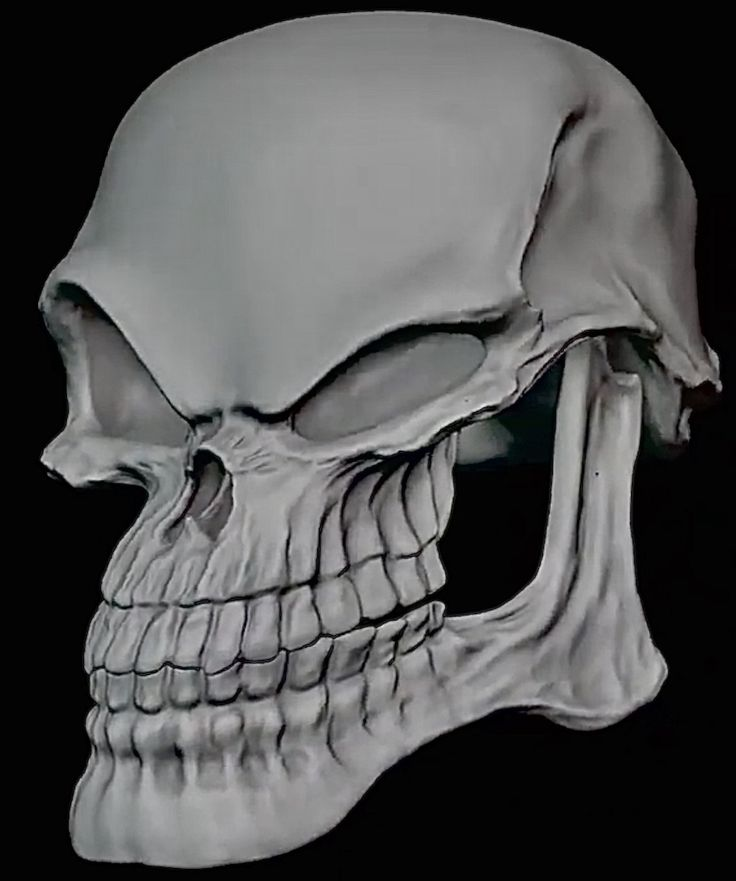
#> input picture gredit.jpeg, 736 x 881 px
$ python -i image_procesing.py   (imports and definitions only)
#> lines starting #> are read from the running program, lines starting #| are printed output that depends on the picture
#> further down, picture is the input picture: PIL image 736x881 RGB; mean R, G, B 82.2, 82.5, 82.6
import itertools
import logging

import numpy as np
from line_profiler import profile
from PIL import Image as PImage
from PIL import ImageMath

logger = logging.getLogger("Core.ImageOps")


def get_histogram(image: PImage.Image):
    return [a for a in itertools.batched(image.histogram(), n=256)]


def get_rgb_histogram(image: PImage.Image):
    return image.convert("L").histogram()


# [20 lines left out: functions split_rgb, merge, not called in this run]


def split_smh(image: PImage.Image):
    arr = np.asarray(image.convert("RGB"), dtype=np.float32) / 255.0
    image_YCbCr = image.convert("YCbCr")
#> image_YCbCr: PIL image 736x881 YCbCr; mean of channels 0, 1, 2 82.1, 127.9, 127.6
    luminance = np.asarray(image_YCbCr.split()[0], dtype=np.float32) / 255.0

    a = 0.25
    b = 0.333

    # Compute masks
    mask_shadows = np.clip((luminance - b) / -a + 0.5, 0, 1)
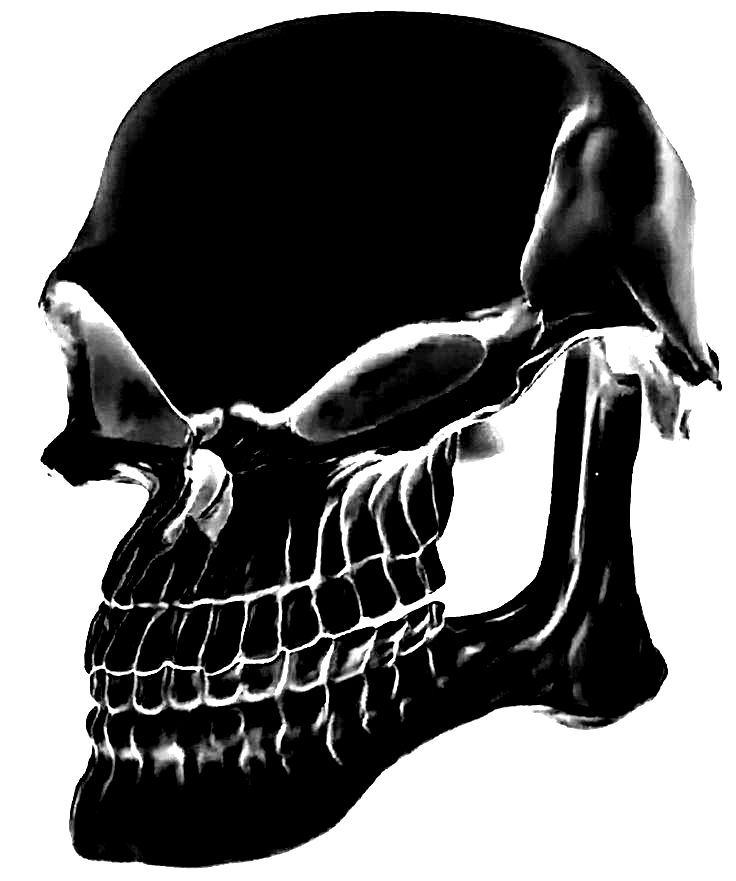
#> mask_shadows: shape (881, 736) float32; min 0, max 1, mean 0.44
    mask_midtones = np.clip((luminance - b) / a + 0.5, 0, 1) * np.clip(
        (luminance + b - 1) / -a + 0.5, 0, 1
    )
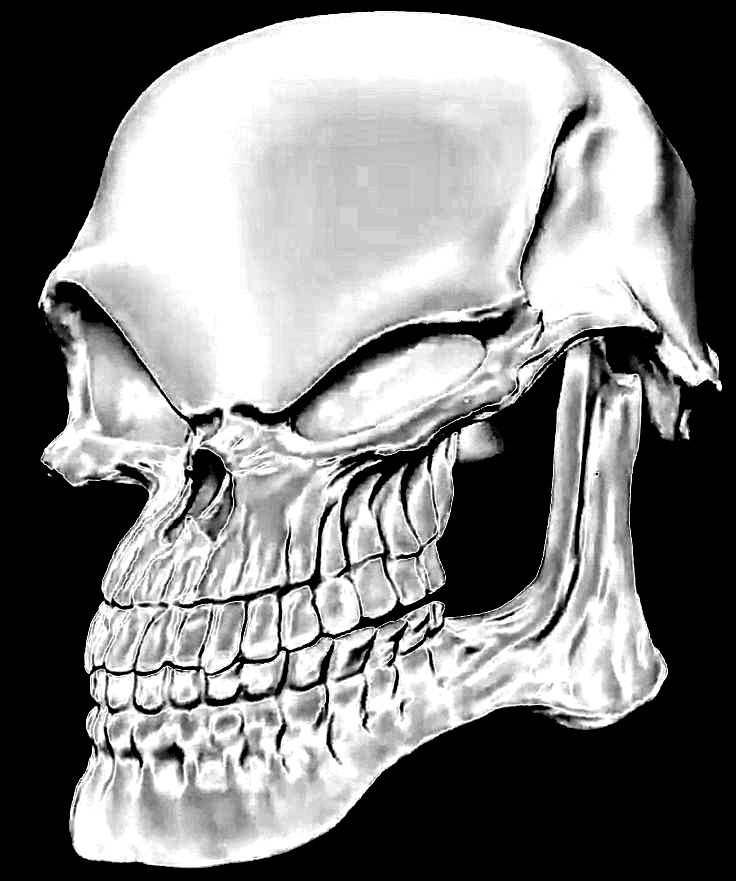
#> mask_midtones: shape (881, 736) float32; min 0, max 1, mean 0.5
    mask_highlights = np.clip((luminance + b - 1) / a + 0.5, 0, 1)
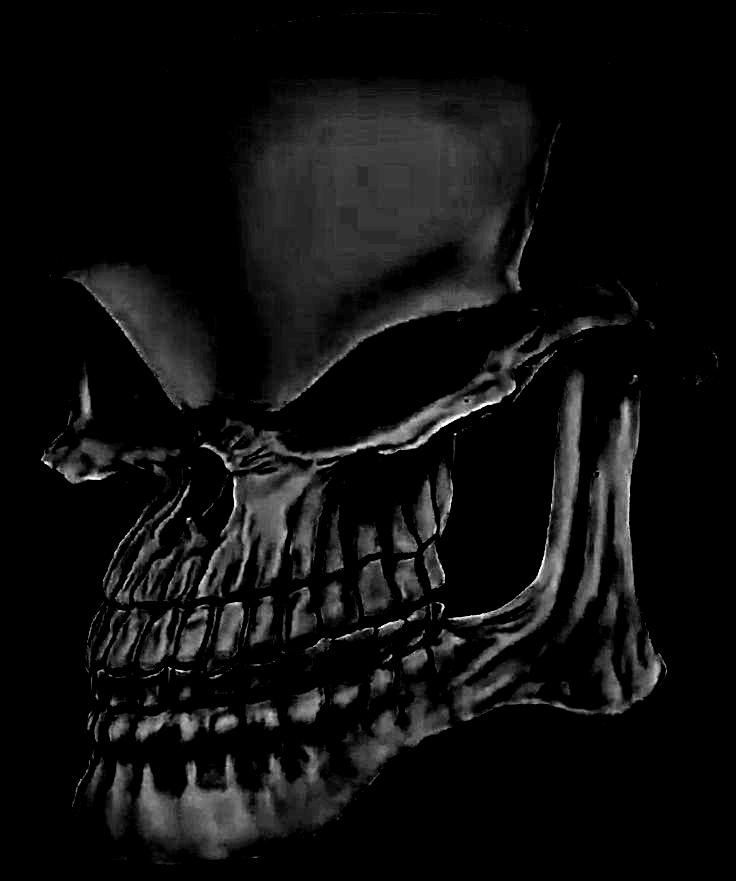
#> mask_highlights: shape (881, 736) float32; min 0, max 1, mean 0.0595

    shadows = arr * mask_shadows[..., np.newaxis]
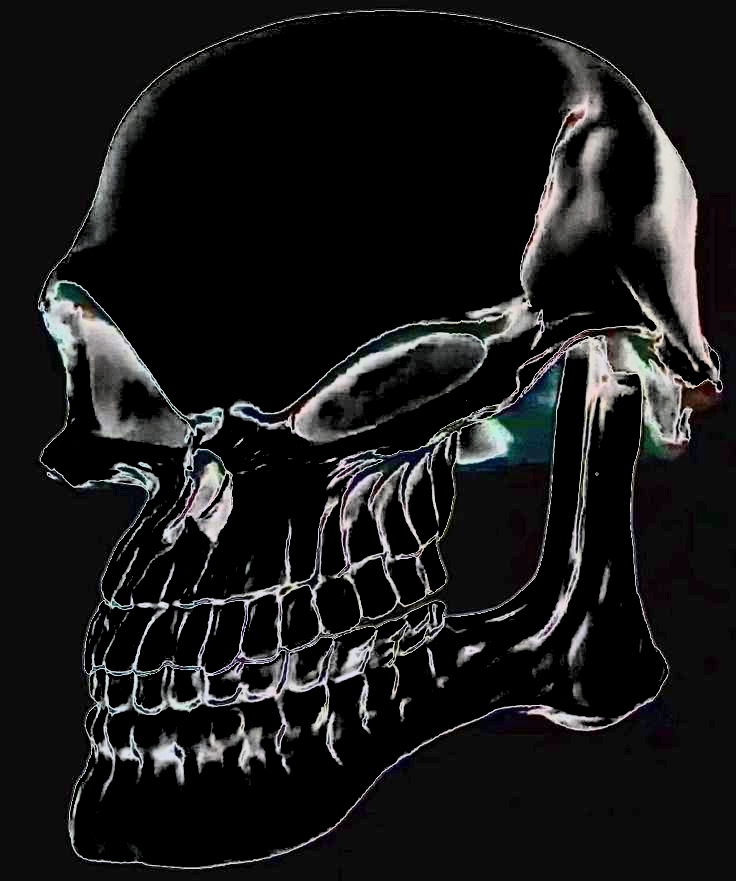
#> shadows: shape (881, 736, 3) float32; mean R, G, B 0.0239, 0.0239, 0.0241; drawn with min black and max white
    shadows = np.clip(shadows, 0, 1)
    shadows *= 255

    midtones = arr * mask_midtones[..., np.newaxis]
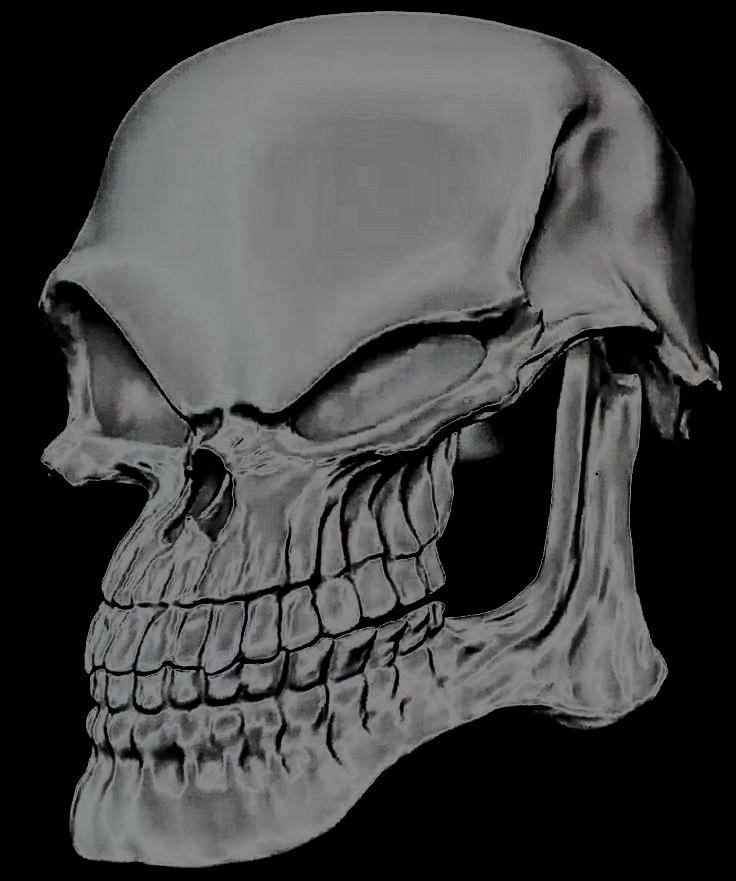
#> midtones: shape (881, 736, 3) float32; mean R, G, B 0.262, 0.263, 0.263
    midtones = np.clip(midtones, 0, 1)
    midtones *= 255

    highlights = arr * mask_highlights[..., np.newaxis]
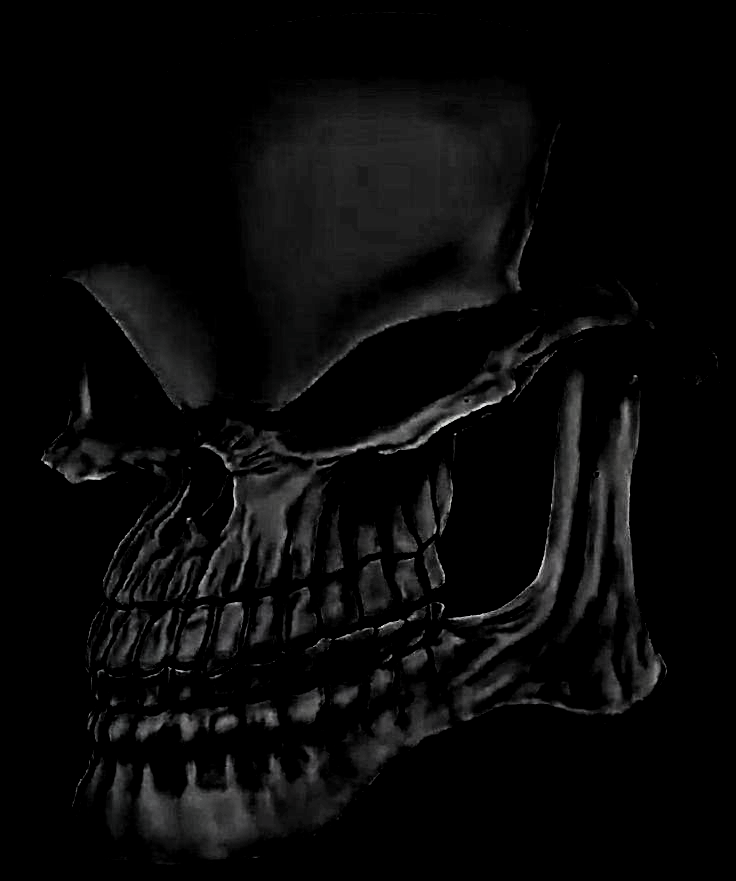
#> highlights: shape (881, 736, 3) float32; mean R, G, B 0.0369, 0.0369, 0.037
    highlights = np.clip(highlights, 0, 1)
    highlights *= 255

    shadow_image = PImage.fromarray(shadows.astype(np.uint8), "RGB")
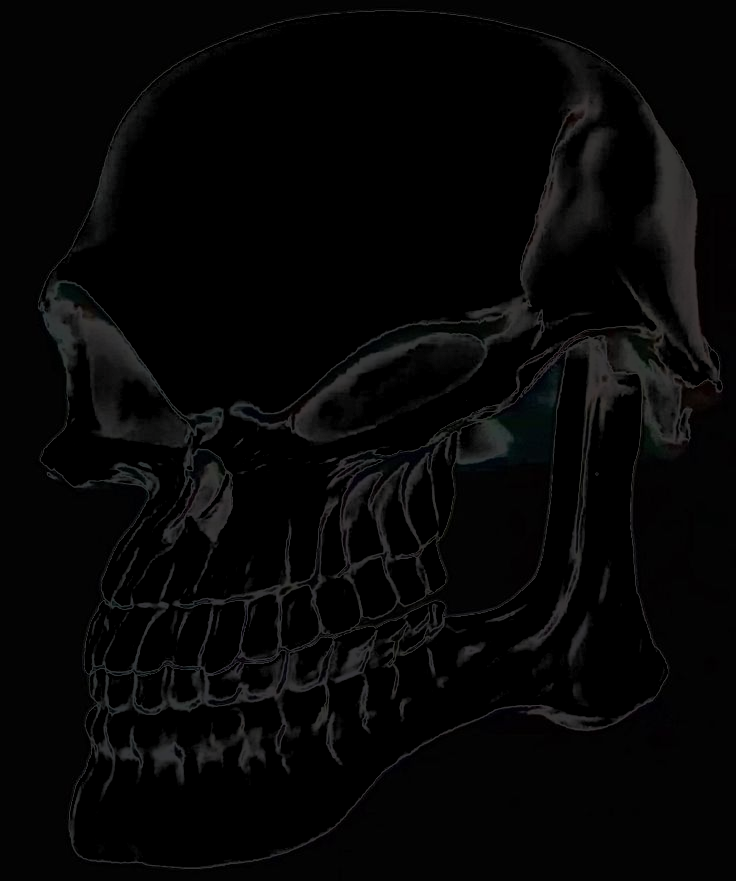
#> shadow_image: PIL image 736x881 RGB; mean R, G, B 6, 6, 6.1
    midtone_image = PImage.fromarray(midtones.astype(np.uint8), "RGB")
    highlight_image = PImage.fromarray(highlights.astype(np.uint8), "RGB")

    return shadow_image, midtone_image, highlight_image


# [81 lines left out: functions add, colour_balance, levels, average_brightness, multiply, not called in this run]

>>> from PIL import Image
>>> picture = Image.open('../gredit.jpeg')
>>> result = split_smh(picture)
